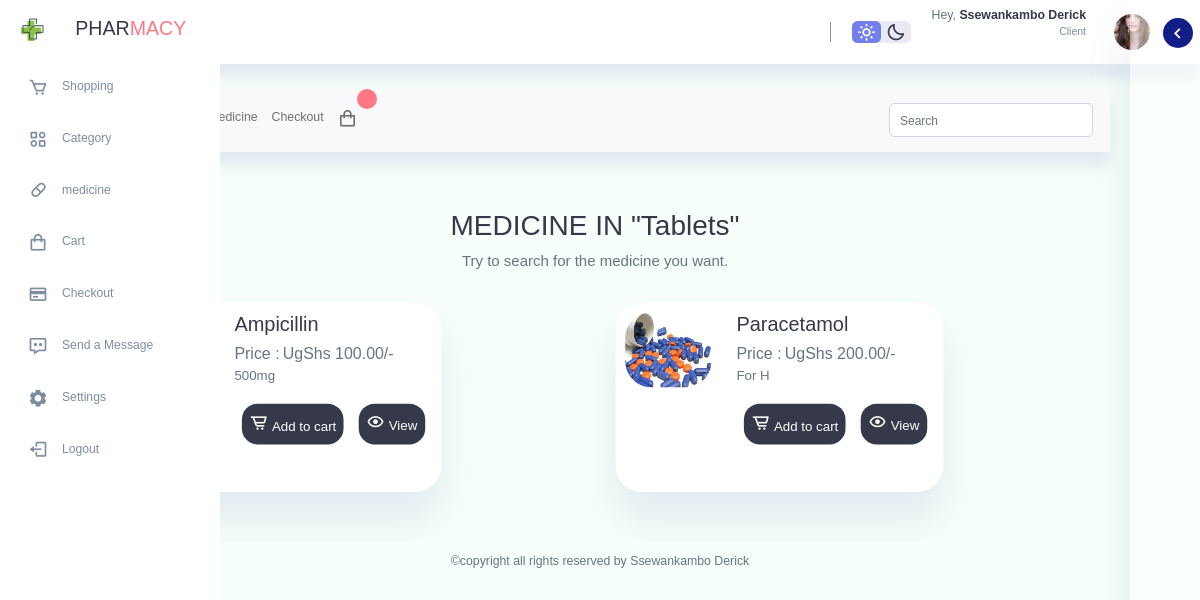
Screenshot of /Client/category-medicine.php?category=2 (signed in) with the database file from the repository.
### tables this page shows
CREATE TABLE `tbl_category` (
  `id` int(11) NOT NULL,
  `name` varchar(50) NOT NULL,
  `image` varchar(255) NOT NULL,
  `active` varchar(14) NOT NULL,
  `featured` varchar(5) NOT NULL,
  `date` datetime NOT NULL DEFAULT current_timestamp()
);

CREATE TABLE `tbl_medicine` (
  `id` int(11) NOT NULL,
  `name` varchar(100) NOT NULL,
  `batch` varchar(200) DEFAULT NULL,
  `description` varchar(300) NOT NULL,
  `price` int(10) NOT NULL,
  `category` int(11) NOT NULL,
  `date` date NOT NULL,
  `image` varchar(255) NOT NULL,
  `active` varchar(10) NOT NULL,
  `featured` varchar(5) NOT NULL
);

### Client/category-medicine.php (the view, shortened to what this page needs)
<?php include("config/config.php"); ?>
<!DOCTYPE html>
<html lang="en">
<head>
    <link rel="stylesheet" href="https://unpkg.com/boxicons@2.0.9/css/boxicons.min.css">
    <link rel="stylesheet" href="./bootstrap/css/bootstrap.min.css">
    <link rel="stylesheet" href="./assets/datatables.min.css">
    <link rel="stylesheet" href="./assets/style.css">
    <link rel="stylesheet" href="./assets/responsive.dataTables.min.css">
    <link rel="stylesheet" href="./assets/sweetalert.min.css">
</head>
<body>
    <section id="sidebar" class="hide">
        <div class="logo brand">
            <img class="icon" src="image/images.png">
            <h2 class="h2">PHAR<span class="danger">MACY</span></h2>
        </div>
        <div class="sidebar">
            <a href="shopping.php" class="act">
                <span><i class="bx bx-cart"></i></span>
                <h3 class="h3">Shopping</h3>
            </a>
            <a href="category.php" class="act">
                <span><i class="bx bx-category-alt"></i></span>
                <h3 class="h3">Category</h3>
            </a>
            <a href="medicine.php" class="act">
                <span><i class="bx bx-capsule"></i></span>
                <h3 class="h3">medicine</h3>
            </a>
            <a href="Cart.php" class="act">
                <span><i class="bx bx-shopping-bag"></i></span>
                <h3 class="h3">Cart</h3>
            </a>
            <a href="<?php echo SITEURL; ?>checkout.php" class="act">
                <span><i class="bx bx-credit-card"></i></span>
                <h3 class="h3">Checkout</h3>
            </a>
            <a href="<?php echo SITEURL; ?>message.php" class="act">
                <span><i class="bx bx-message-dots"></i></span>
                <h3 class="h3">Send a Message</h3>
            </a>
            <a href="#">
                <span><i class="bx bxs-cog"></i></span>
                <h3 class="h3">Settings</h3>
            </a>
            <a href="log_out.php">
                <span><i class="bx bx-log-out"></i></span>
                <h3 class="h3">Logout</h3>
            </a>
        </div>
    </section>
    <section id="content">
        <nav>
            <div class="push-left"> <i class="bx bx-menu toggle-sidebar"> </i></div>
            <div class="top">
                <div class="theme-toggler">
                    <span class="active"><i class="bx bx-sun"></i></span>
                    <span><i class="bx bx-moon"></i></span>
                </div>
                <div class="profile">
                    <div class="info">
                        <p style="margin-bottom: 1rem;">Hey, <b>Ssewankambo Derick</b></p>
                        <small class="text-muted1">Client</small>
                    </div>
                    <div class="profile-photo">
                        <img src="./image/face girl.jpg">
                    </div>
                </div>
            </div>
        </nav>
        <main>
            <div class="rightbar close">
                <header>
                    <i class="bx bx-chevron-left toggle"></i>
                </header>
            </div>
            <div class="contain">
                <nav class="navbar navbar-expand-lg bg-light">
                    <div class="container bg-light">
                        <div class="collapse navbar-collapse" id="navbarSupportedContent">
                            <ul class="navbar-nav me-auto mb-2 mb-lg-0">
                                <li class="nav-item">
                                    <a class="nav-link" href="shopping.php">Home</a>
                                </li>
                                <li class="nav-item">
                                    <a class="nav-link" href="category.php">Category</a>
                                </li>
                                <li class="nav-item">
                                    <a class="nav-link" href="medicine.php">Medicine</a>
                                </li>
                                <li class="nav-item">
                                    <a class="nav-link" href="<?php echo SITEURL; ?>checkout.php">Checkout</a>
                                </li>
                                <li><a class="nav-link" href="Cart.php"><i class="bx bx-shopping-bag"></i>
                                        <span id="cart-item" class="badge badge-danger"></span></a></li>
                            </ul>
                            <form class="d-flex" role="search">
                                <input class="form-control me-2" type="search" placeholder="Search" aria-label="Search">
                            </form>
                        </div>
                    </div>
                </nav><br><br>
                <div class="category-medicine page">
                    <?php
                if(isset($_GET['category'])){
                    $category_id = mysqli_real_escape_string($conn, $_GET['category']);
                    $sql = "SELECT name FROM tbl_category WHERE id='$category_id'";
                    $res = mysqli_query($conn, $sql);
                    $row = mysqli_fetch_assoc($res);
                }
            ?>
                    <h2 class="start">MEDICINE IN "<?= htmlspecialchars($row['name']) ?>"</h2>
                    <p style="text-align: center; font-size: 15px;">Try to search for the medicine you want.</p>
                    <div class="combines">
                        <?php
                $stmt = $conn->prepare("SELECT * FROM tbl_medicine WHERE category=$category_id");
                $stmt->execute();
                $result = $stmt->get_result();
                while($row = $result->fetch_assoc()){
                    $image = '';
                    if ($row["image"] != '') {
                        $image = '<img style="width: 100%; height: 100%; border-radius: var(--card-border-radius);" src="../Admin/medicine_images/'.$row["image"].'" />';
                    } else {
                        $image = '<div style="color: #ff4757;">Image not added.</div>';
                    }
                ?>
                        <div class="food-menu-box">
                            <div class="food-menu-img">
                                <?= $image ?>
                            </div>
                            <div class="food-menu-desc">
                                <h4><?= $row['name'] ?></h4>
                                <div class="price">
                                    <p class="food-price">Price : </p> &nbsp;
                                    <p class="food-price">UgShs <?= number_format($row['price'], 2) ?>/-</p>
                                </div>
                                <p class="food-detail"><?= substr($row['description'], 0, 5) ?></p>
                                <br>
                                <div class="treat">
                                    <form action="" class="form-submit">
                                        <button style="padding-top: 10px;" class="together btn-sm addItemBtn"><i
                                                class="bx bx-cart-alt"></i>&nbsp;Add to cart</button>
                                    </form>
                                    <button style="padding-top: -8px;" class="together viewItem btn-sm"
                                        id="<?= $row['id']; ?>"><i class="bx bx-show"></i>&nbsp;View</button>
                                </div>
                            </div>
                        </div>
                        <?php } ?>
                    </div>
                </div>
            </div>
        </main>
    </section>
    <footer class="footer">
        <div class="last">
            <p>&copy;copyright all rights reserved by Ssewankambo Derick</p>
        </div>
    </footer>
</body>
</html>

### rows the page displays
tbl_category: name "Tablets"
tbl_medicine: name "Ampicillin", price "100.00", description "500mg"
tbl_medicine: image (picture), name "Paracetamol", price "200.00", description "For H"
